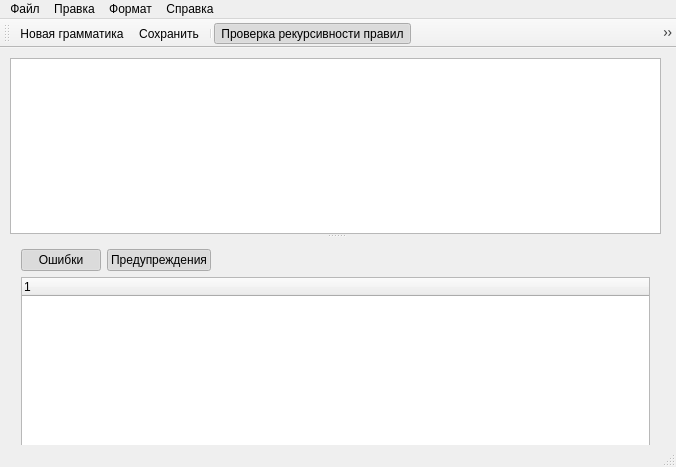
<?xml version="1.0" encoding="UTF-8"?>
<ui version="4.0">
 <class>MainWindow</class>
 <widget class="QMainWindow" name="MainWindow">
  <property name="geometry">
   <rect>
    <x>0</x>
    <y>0</y>
    <width>676</width>
    <height>467</height>
   </rect>
  </property>
  <property name="windowTitle">
   <string>MainWindow</string>
  </property>
  <widget class="QWidget" name="centralWidget">
   <widget class="QSplitter" name="splitter">
    <property name="geometry">
     <rect>
      <x>10</x>
      <y>10</y>
      <width>651</width>
      <height>401</height>
     </rect>
    </property>
    <property name="orientation">
     <enum>Qt::Vertical</enum>
    </property>
    <widget class="QTextEdit" name="txtGrammar"/>
    <widget class="QWidget" name="layoutWidget">
     <layout class="QVBoxLayout" name="verticalLayout">
      <item>
       <layout class="QHBoxLayout" name="horizontalLayout">
        <item>
         <widget class="QPushButton" name="btnErrors">
          <property name="text">
           <string>Ошибки</string>
          </property>
          <property name="icon">
           <iconset resource="resources.qrc">
            <normaloff>:/icons/icons/error.png</normaloff>:/icons/icons/error.png</iconset>
          </property>
          <property name="checkable">
           <bool>true</bool>
          </property>
          <property name="checked">
           <bool>true</bool>
          </property>
         </widget>
        </item>
        <item>
         <widget class="QPushButton" name="btnWarnings">
          <property name="text">
           <string>Предупреждения</string>
          </property>
          <property name="icon">
           <iconset resource="resources.qrc">
            <normaloff>:/icons/icons/warning.png</normaloff>:/icons/icons/warning.png</iconset>
          </property>
          <property name="checkable">
           <bool>true</bool>
          </property>
          <property name="checked">
           <bool>true</bool>
          </property>
         </widget>
        </item>
        <item>
         <spacer name="horizontalSpacer">
          <property name="orientation">
           <enum>Qt::Horizontal</enum>
          </property>
          <property name="sizeHint" stdset="0">
           <size>
            <width>40</width>
            <height>20</height>
           </size>
          </property>
         </spacer>
        </item>
       </layout>
      </item>
      <item>
       <widget class="QTreeWidget" name="listMessages">
        <column>
         <property name="text">
          <string notr="true">1</string>
         </property>
        </column>
       </widget>
      </item>
     </layout>
    </widget>
   </widget>
  </widget>
  <widget class="QMenuBar" name="menuBar">
   <property name="geometry">
    <rect>
     <x>0</x>
     <y>0</y>
     <width>676</width>
     <height>21</height>
    </rect>
   </property>
   <widget class="QMenu" name="menuFile">
    <property name="title">
     <string>Файл</string>
    </property>
    <addaction name="mnuCreate"/>
    <addaction name="mnuOpen"/>
    <addaction name="mnuSave"/>
    <addaction name="mnuSaveAs"/>
    <addaction name="separator"/>
    <addaction name="mnuPrint"/>
    <addaction name="separator"/>
    <addaction name="mnuExit"/>
   </widget>
   <widget class="QMenu" name="menu">
    <property name="title">
     <string>Правка</string>
    </property>
    <addaction name="mnuUndo"/>
    <addaction name="mnuRedo"/>
    <addaction name="separator"/>
    <addaction name="mnuCut"/>
    <addaction name="mnuCopy"/>
    <addaction name="mnuPaste"/>
    <addaction name="mnuDelete"/>
    <addaction name="separator"/>
    <addaction name="mnuFind"/>
    <addaction name="mnuFindNext"/>
    <addaction name="mnuReplace"/>
    <addaction name="mnuGoto"/>
    <addaction name="separator"/>
    <addaction name="mnuSelectAll"/>
   </widget>
   <widget class="QMenu" name="menuAjhvfn">
    <property name="title">
     <string>Формат</string>
    </property>
    <addaction name="mnuWordWrap"/>
   </widget>
   <widget class="QMenu" name="menu_2">
    <property name="title">
     <string>Справка</string>
    </property>
    <addaction name="mnuHelp"/>
    <addaction name="separator"/>
    <addaction name="mnuAbout"/>
   </widget>
   <addaction name="menuFile"/>
   <addaction name="menu"/>
   <addaction name="menuAjhvfn"/>
   <addaction name="menu_2"/>
  </widget>
  <widget class="QToolBar" name="mainToolBar">
   <attribute name="toolBarArea">
    <enum>TopToolBarArea</enum>
   </attribute>
   <attribute name="toolBarBreak">
    <bool>false</bool>
   </attribute>
   <addaction name="mnuCreate"/>
   <addaction name="mnuSave"/>
   <addaction name="separator"/>
   <addaction name="mnuRecursionCheck"/>
   <addaction name="mnuBuildMatrixSimple"/>
   <addaction name="separator"/>
   <addaction name="mnuHelp"/>
  </widget>
  <widget class="QStatusBar" name="statusBar"/>
  <action name="mnuCreate">
   <property name="icon">
    <iconset resource="resources.qrc">
     <normaloff>:/icons/icons/newfile.png</normaloff>:/icons/icons/newfile.png</iconset>
   </property>
   <property name="text">
    <string>Новая грамматика</string>
   </property>
   <property name="shortcut">
    <string>Ctrl+N</string>
   </property>
  </action>
  <action name="mnuOpen">
   <property name="icon">
    <iconset resource="resources.qrc">
     <normaloff>:/icons/icons/open.png</normaloff>:/icons/icons/open.png</iconset>
   </property>
   <property name="text">
    <string>Открыть...</string>
   </property>
   <property name="shortcut">
    <string>Ctrl+O</string>
   </property>
  </action>
  <action name="mnuSave">
   <property name="icon">
    <iconset resource="resources.qrc">
     <normaloff>:/icons/icons/save.png</normaloff>:/icons/icons/save.png</iconset>
   </property>
   <property name="text">
    <string>Сохранить</string>
   </property>
   <property name="shortcut">
    <string>Ctrl+S</string>
   </property>
  </action>
  <action name="mnuSaveAs">
   <property name="icon">
    <iconset resource="resources.qrc">
     <normaloff>:/icons/icons/save.png</normaloff>:/icons/icons/save.png</iconset>
   </property>
   <property name="text">
    <string>Сохранить как...</string>
   </property>
  </action>
  <action name="mnuPrint">
   <property name="icon">
    <iconset resource="resources.qrc">
     <normaloff>:/icons/icons/print.png</normaloff>:/icons/icons/print.png</iconset>
   </property>
   <property name="text">
    <string>Печать...</string>
   </property>
   <property name="shortcut">
    <string>Ctrl+P</string>
   </property>
  </action>
  <action name="mnuExit">
   <property name="text">
    <string>Выход</string>
   </property>
   <property name="shortcut">
    <string>Ctrl+Q</string>
   </property>
  </action>
  <action name="mnuUndo">
   <property name="enabled">
    <bool>false</bool>
   </property>
   <property name="icon">
    <iconset resource="resources.qrc">
     <normaloff>:/icons/icons/undo.png</normaloff>:/icons/icons/undo.png</iconset>
   </property>
   <property name="text">
    <string>Отменить</string>
   </property>
   <property name="shortcut">
    <string>Ctrl+Z</string>
   </property>
  </action>
  <action name="mnuRedo">
   <property name="enabled">
    <bool>false</bool>
   </property>
   <property name="icon">
    <iconset resource="resources.qrc">
     <normaloff>:/icons/icons/redo.png</normaloff>:/icons/icons/redo.png</iconset>
   </property>
   <property name="text">
    <string>Повторить</string>
   </property>
   <property name="shortcut">
    <string>Ctrl+Y</string>
   </property>
  </action>
  <action name="mnuCut">
   <property name="enabled">
    <bool>false</bool>
   </property>
   <property name="icon">
    <iconset resource="resources.qrc">
     <normaloff>:/icons/icons/cut.png</normaloff>:/icons/icons/cut.png</iconset>
   </property>
   <property name="text">
    <string>Вырезать</string>
   </property>
   <property name="shortcut">
    <string>Ctrl+X</string>
   </property>
  </action>
  <action name="mnuCopy">
   <property name="enabled">
    <bool>false</bool>
   </property>
   <property name="icon">
    <iconset resource="resources.qrc">
     <normaloff>:/icons/icons/copy.png</normaloff>:/icons/icons/copy.png</iconset>
   </property>
   <property name="text">
    <string>Копировать</string>
   </property>
   <property name="shortcut">
    <string>Ctrl+C</string>
   </property>
  </action>
  <action name="mnuPaste">
   <property name="icon">
    <iconset resource="resources.qrc">
     <normaloff>:/icons/icons/paste.png</normaloff>:/icons/icons/paste.png</iconset>
   </property>
   <property name="text">
    <string>Вставить</string>
   </property>
   <property name="shortcut">
    <string>Ctrl+V</string>
   </property>
  </action>
  <action name="mnuDelete">
   <property name="enabled">
    <bool>false</bool>
   </property>
   <property name="icon">
    <iconset resource="resources.qrc">
     <normaloff>:/icons/icons/delete.png</normaloff>:/icons/icons/delete.png</iconset>
   </property>
   <property name="text">
    <string>Удалить</string>
   </property>
   <property name="shortcut">
    <string>Del</string>
   </property>
  </action>
  <action name="mnuFind">
   <property name="icon">
    <iconset resource="resources.qrc">
     <normaloff>:/icons/icons/find.png</normaloff>:/icons/icons/find.png</iconset>
   </property>
   <property name="text">
    <string>Найти...</string>
   </property>
   <property name="shortcut">
    <string>Ctrl+F</string>
   </property>
  </action>
  <action name="mnuFindNext">
   <property name="icon">
    <iconset resource="resources.qrc">
     <normaloff>:/icons/icons/find.png</normaloff>:/icons/icons/find.png</iconset>
   </property>
   <property name="text">
    <string>Найти далее</string>
   </property>
   <property name="shortcut">
    <string>F3</string>
   </property>
  </action>
  <action name="mnuReplace">
   <property name="icon">
    <iconset resource="resources.qrc">
     <normaloff>:/icons/icons/replace.png</normaloff>:/icons/icons/replace.png</iconset>
   </property>
   <property name="text">
    <string>Заменить...</string>
   </property>
   <property name="shortcut">
    <string>Ctrl+R</string>
   </property>
  </action>
  <action name="mnuGoto">
   <property name="icon">
    <iconset resource="resources.qrc">
     <normaloff>:/icons/icons/goto.png</normaloff>:/icons/icons/goto.png</iconset>
   </property>
   <property name="text">
    <string>Перейти...</string>
   </property>
   <property name="shortcut">
    <string>Ctrl+G</string>
   </property>
  </action>
  <action name="mnuSelectAll">
   <property name="text">
    <string>Выделить все</string>
   </property>
   <property name="shortcut">
    <string>Ctrl+A</string>
   </property>
  </action>
  <action name="mnuHelp">
   <property name="icon">
    <iconset resource="resources.qrc">
     <normaloff>:/icons/icons/help.png</normaloff>:/icons/icons/help.png</iconset>
   </property>
   <property name="text">
    <string>Просмотреть справку</string>
   </property>
   <property name="shortcut">
    <string>F1</string>
   </property>
  </action>
  <action name="mnuAbout">
   <property name="icon">
    <iconset resource="resources.qrc">
     <normaloff>:/icons/icons/about.png</normaloff>:/icons/icons/about.png</iconset>
   </property>
   <property name="text">
    <string>О программе</string>
   </property>
  </action>
  <action name="mnuWordWrap">
   <property name="checkable">
    <bool>true</bool>
   </property>
   <property name="checked">
    <bool>true</bool>
   </property>
   <property name="text">
    <string>Перенос по словам</string>
   </property>
  </action>
  <action name="mnuOptions">
   <property name="text">
    <string>Настройки...</string>
   </property>
  </action>
  <action name="mnuRecursionCheck">
   <property name="checkable">
    <bool>true</bool>
   </property>
   <property name="checked">
    <bool>true</bool>
   </property>
   <property name="icon">
    <iconset resource="resources.qrc">
     <normaloff>:/icons/icons/check.png</normaloff>:/icons/icons/check.png</iconset>
   </property>
   <property name="text">
    <string>Проверка рекурсивности правил</string>
   </property>
  </action>
  <action name="mnuBuildMatrixSimple">
   <property name="icon">
    <iconset resource="resources.qrc">
     <normaloff>:/icons/icons/matrix-simple.png</normaloff>:/icons/icons/matrix-simple.png</iconset>
   </property>
   <property name="text">
    <string>Построить матрицу простого предшествования</string>
   </property>
  </action>
 </widget>
 <layoutdefault spacing="6" margin="11"/>
 <resources>
  <include location="resources.qrc"/>
 </resources>
 <connections>
  <connection>
   <sender>btnErrors</sender>
   <signal>toggled(bool)</signal>
   <receiver>MainWindow</receiver>
   <slot>onRefreshMessagesList()</slot>
   <hints>
    <hint type="sourcelabel">
     <x>59</x>
     <y>255</y>
    </hint>
    <hint type="destinationlabel">
     <x>-1</x>
     <y>251</y>
    </hint>
   </hints>
  </connection>
  <connection>
   <sender>btnWarnings</sender>
   <signal>toggled(bool)</signal>
   <receiver>MainWindow</receiver>
   <slot>onRefreshMessagesList()</slot>
   <hints>
    <hint type="sourcelabel">
     <x>209</x>
     <y>255</y>
    </hint>
    <hint type="destinationlabel">
     <x>2</x>
     <y>301</y>
    </hint>
   </hints>
  </connection>
 </connections>
 <slots>
  <slot>onRefreshMessagesList()</slot>
 </slots>
</ui>
